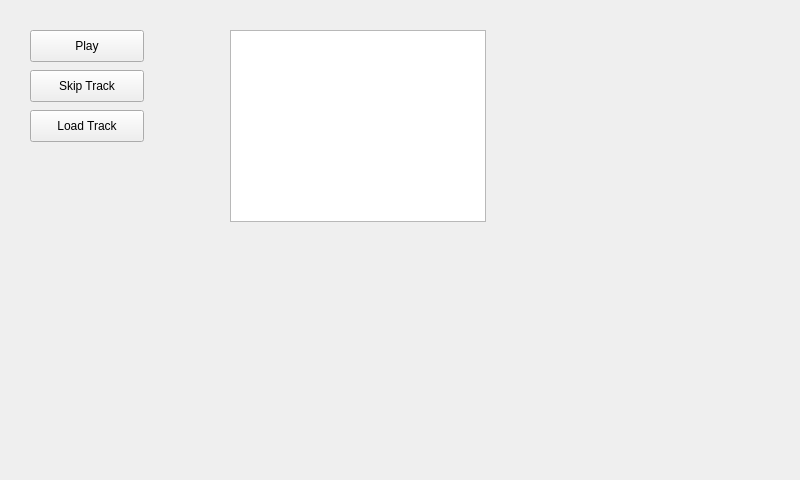
<?xml version="1.0" encoding="UTF-8"?>
<ui version="4.0">
 <class>musicPlayer</class>
 <widget class="QMainWindow" name="musicPlayer">
  <property name="geometry">
   <rect>
    <x>0</x>
    <y>0</y>
    <width>800</width>
    <height>480</height>
   </rect>
  </property>
  <property name="windowTitle">
   <string>musicPlayer</string>
  </property>
  <widget class="QWidget" name="centralWidget">
   <widget class="QPushButton" name="playPauseButton">
    <property name="geometry">
     <rect>
      <x>30</x>
      <y>30</y>
      <width>114</width>
      <height>32</height>
     </rect>
    </property>
    <property name="text">
     <string>Play</string>
    </property>
   </widget>
   <widget class="QPushButton" name="skipButton">
    <property name="geometry">
     <rect>
      <x>30</x>
      <y>70</y>
      <width>114</width>
      <height>32</height>
     </rect>
    </property>
    <property name="text">
     <string>Skip Track</string>
    </property>
   </widget>
   <widget class="QPushButton" name="loadButton">
    <property name="geometry">
     <rect>
      <x>30</x>
      <y>110</y>
      <width>114</width>
      <height>32</height>
     </rect>
    </property>
    <property name="text">
     <string>Load Track</string>
    </property>
   </widget>
   <widget class="QListWidget" name="listWidget">
    <property name="geometry">
     <rect>
      <x>230</x>
      <y>30</y>
      <width>256</width>
      <height>192</height>
     </rect>
    </property>
   </widget>
  </widget>
 </widget>
 <layoutdefault spacing="6" margin="11"/>
 <resources/>
 <connections/>
</ui>
